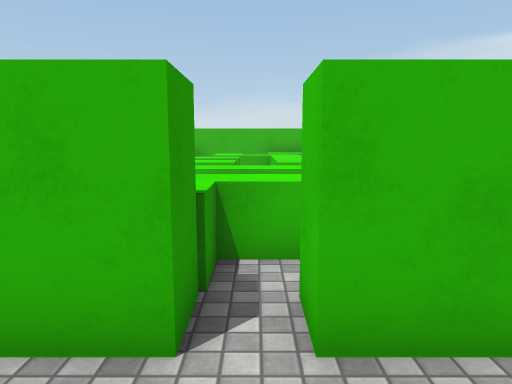
[1] (above)

16 first-person views from a walk through a Unity game level. The camera is 1.5 m above the floor, tilts 8° down and sees 70° across. The floor is counted in squares, 1 m on a side. Each view is taken from the middle of a square. On the plan, view 1 faces up. The plan holds only what a view shows up to about 16 squares ahead; the rest is blank. Some animated figures are left out. Surface patterns are stand-ins for the level's own textures.

[2]
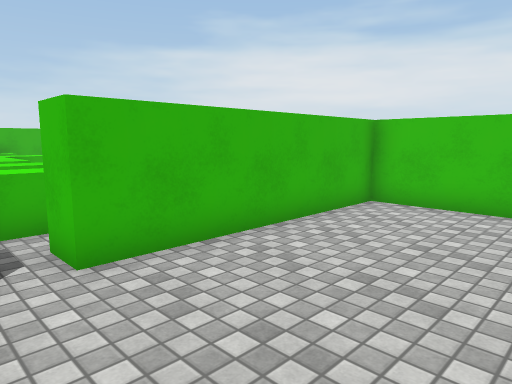

[3]
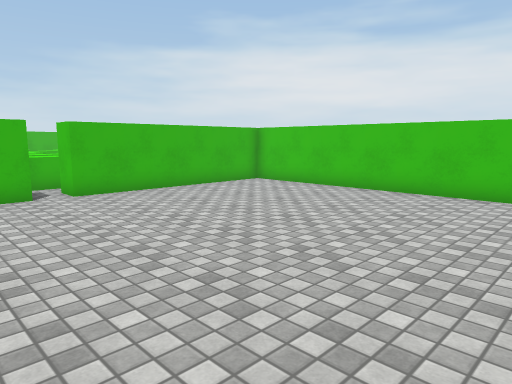

[4]
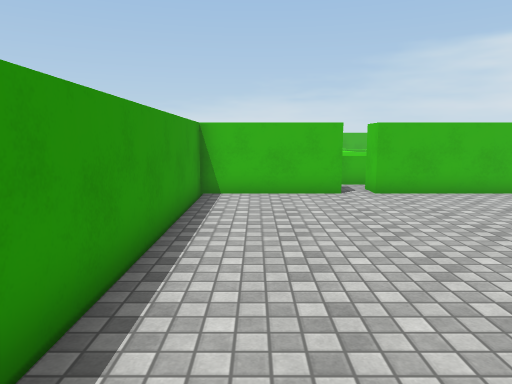

[5]
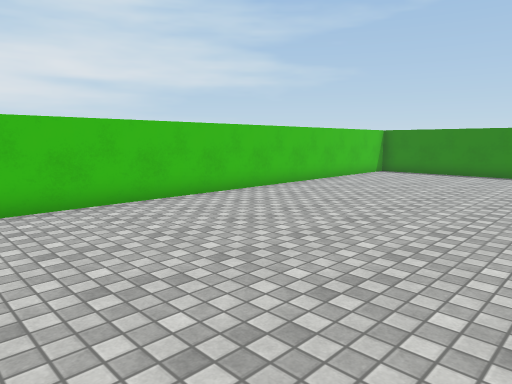

[6]
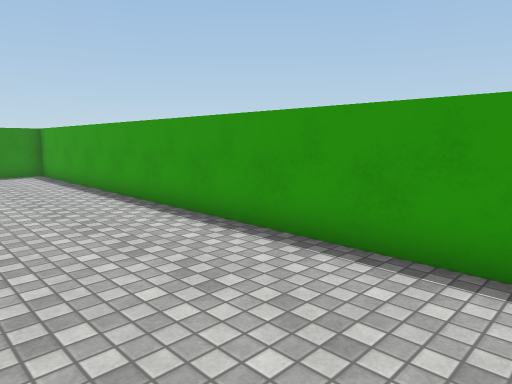

[7]
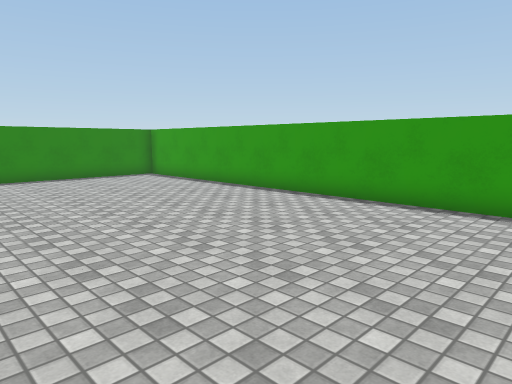

[8]
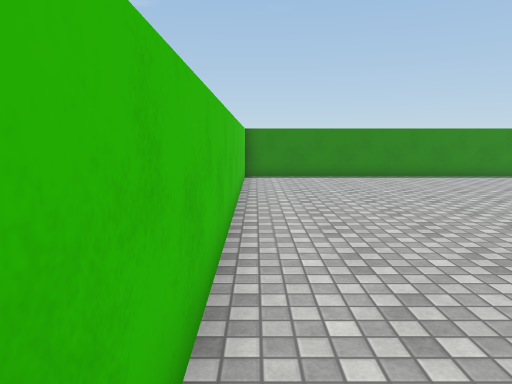

[9]
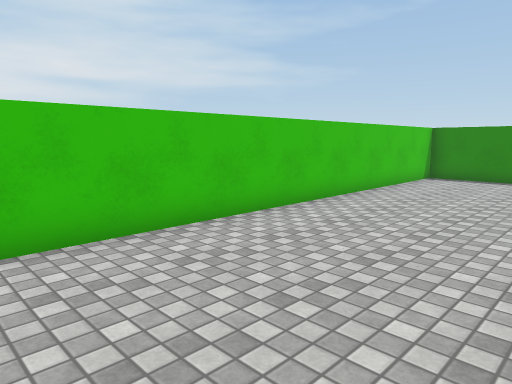

[10]
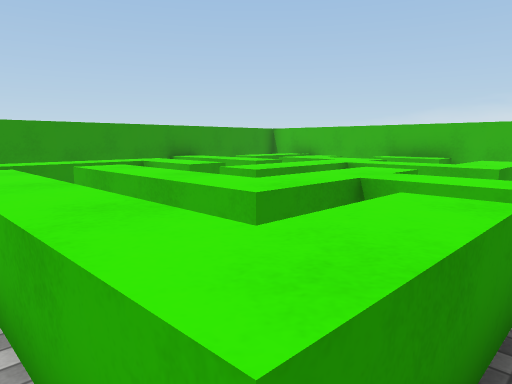

[11]
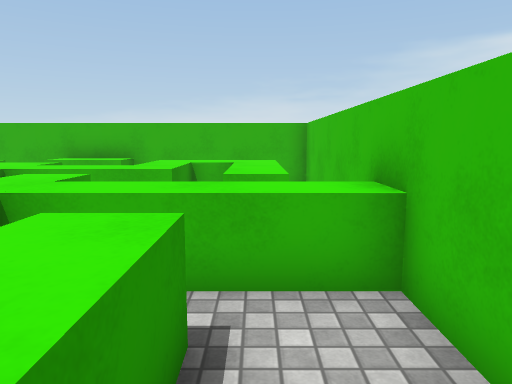

[12]
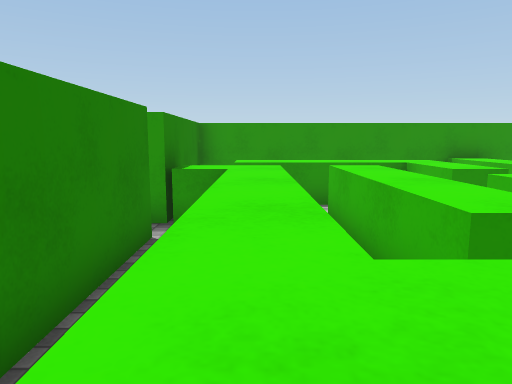

[13]
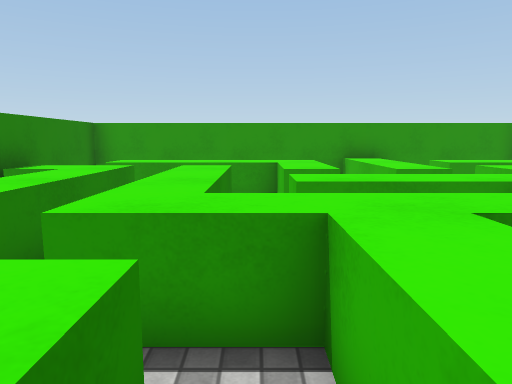

[14]
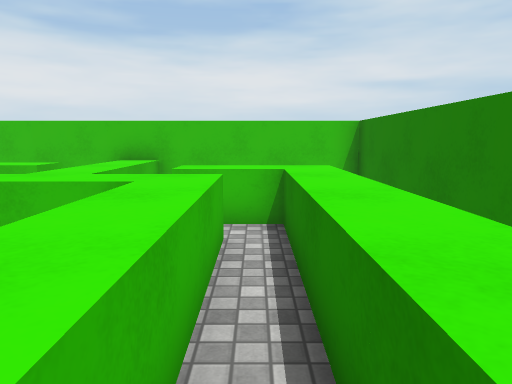

[15]
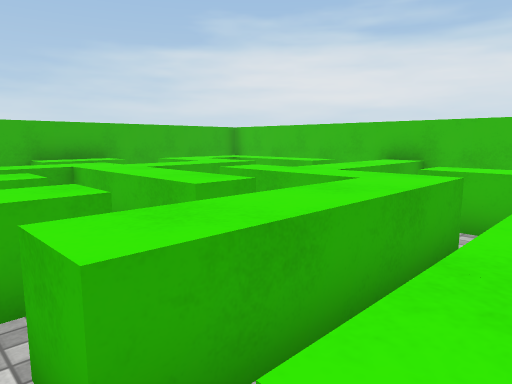

[16]
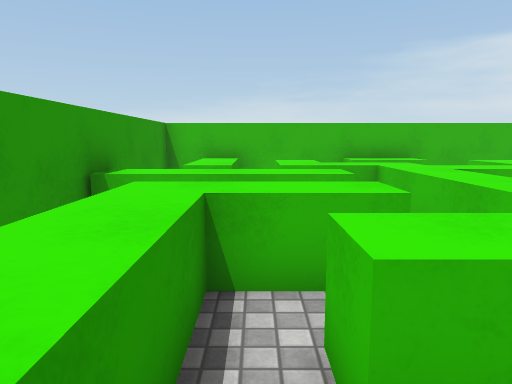

### Floor plan
Key: @ floor where view 1 was taken; # wall or solid block; . floor; ^ raised ledge.
Columns run from 5 left of view 1 to 8 right of it. Each row starts with its distance up from view 1.
 16 ##############
 15 # ^   ^^     #
 14 # ^ ^    ^^^ #
 13 # ^ ^^^  ^ ^ #
 12 #     ^^^^ ^ #
 11 #^^^^ ^    ^ #
 10 #     ^ ^    #
  9 # ^^^ ^ ^^^^^#
  8 # ^..   ^....#
  7 # ^.^^^^^.^..#
  6 # ^. .....^. #
  5 # ^.^^^^^^^. #
  4 #   ^..... . #
  3 #####.########
  2 #####.########
  1 #............#
  0 #....@.......#
 -1 #............#
 -2 #............#
 -3 #............#
 -4 #............#
 -5 #............#
 -6 #............#
 -7 #............#
 -8 #............#
 -9 #............#
-10 #............#
-11 #............#
-12 #............#
-13 #............#
-14 #............#
-15 #............#
-16 #............#
-17 #............#
-18 #............#
-19 ##############

Positions as (right, up) in squares from view 1, and headings:
1: (0, 0), facing up
2: (-1, -2), facing up-right
3: (-3, -8), facing up-right
4: (-3, -8), facing up
5: (-1, -2), facing down-right
6: (0, -2), facing down-left
7: (4, -4), facing down-left
8: (7, -4), facing down
9: (2, -4), facing down-right
10: (6, 4), facing up-left
11: (6, 5), facing up
12: (6, 5), facing left
13: (6, 8), facing left
14: (-2, 6), facing right
15: (-2, 5), facing up-right
16: (-2, 5), facing up
